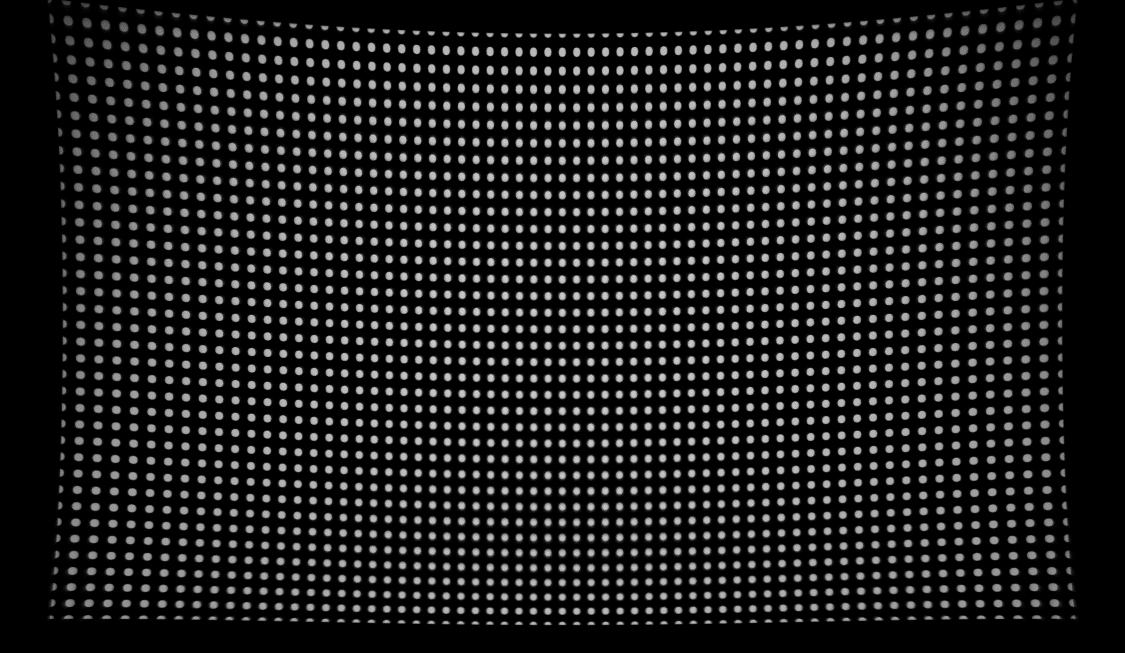
#> input picture Freeform_Image_65x37.png, 2250 x 1305 px, found by its file name (shown at 1/2 size)
$ python distortion_analysis.py
#> lines starting #> are read from the running program, lines starting #| are printed output that depends on the picture; after the words box and inside, x2 and y2 are one past the last pixel; in counts of white or black regions, pixels touching at a corner belong together
#%%

import cv2
import matplotlib.pyplot as plt
import numpy as np
import time

class Coords:
    def __init__(self, coords):
        self.coords = coords
        self.orig_coords = coords
        return

    # [23 lines left out: functions normalize, get_dim, not called in this run]

    def get_pt_dist(self, pt):
        pt_vect = np.tile(pt, (len(self.coords), 1))
        center_dist = np.sqrt(np.power((self.coords[:, 0] - pt_vect[:, 0]), 2) + np.power((self.coords[:, 1] - pt_vect[:, 1]), 2))
        return center_dist

    def get_centroid(self):
        return np.array([np.average(self.coords[:, 0]), np.average(self.coords[:, 1])])

    def shift_coords(self, shift):
        self.coords = self.coords + shift
        return

    # [7 lines left out: function get_neighbors, not called in this run]

    def scale_coords(self, scale):
        self.coords = self.coords * scale
        return

    def restore_coords(self):
        self.coords = self.orig_coords
        return

class Grid(Coords):
    def __init__(self, coords, grid_dim):
        if (grid_dim[0] * grid_dim[1]) != len(coords):
            raise Exception(f"Invalid grid dimension! (grid_dim={grid_dim}, coords length={len(coords)})")
        super().__init__(coords)
        self.grid_dim = grid_dim
        self.sorted = False
        self.center_ind = None

    def get_next_pt(self, pt, dist_angle, max_ratio):
        # pt_vect = np.tile(pt, (len(self.coords), 1))
        # coords_dist = np.sqrt(np.power((self.coords[:, 0] - pt_vect[:, 0]), 2) + np.power((self.coords[:, 1] - pt_vect[:, 1]), 2))
        coords_dist = self.get_pt_dist(pt)
        neighbors = self.coords[np.argwhere((coords_dist > 0) & (coords_dist < coords_dist[coords_dist.nonzero()].min() * 1.5))]
        neighbors = neighbors.squeeze()
        pt_vect = np.tile(pt, (len(neighbors), 1))
        neighbors_theta = abs(np.arctan2((neighbors - pt_vect)[:, 1], (neighbors - pt_vect)[:, 0]))
        next_pt = np.atleast_2d(neighbors[neighbors_theta.argsort()])[0]

        if neighbors_theta.min() > np.rad2deg(dist_angle):
            return None

        return next_pt

    def sort(self, dist_angle, max_ratio):
        left_col = self.coords[self.coords[:, 0].argsort()[0:self.grid_dim[1]]]
        left_col = left_col[(left_col[:, 1]).argsort()]
        sorted_coords = np.zeros_like(self.coords)
        ind = 0
        for p in left_col:
            next_pt = p
            for i in range(self.grid_dim[0]):
                sorted_coords[ind] = next_pt
                next_pt = self.get_next_pt(next_pt, dist_angle, max_ratio)
                ind += 1
        self.coords = sorted_coords
        self.orig_coords = sorted_coords
        self.sorted = True

        if self.grid_dim[0] % 2 == 0:
            center_ind_x = np.array([self.grid_dim[0] / 2 - 1, self.grid_dim[0] / 2]).astype('uint')
        else:
            center_ind_x = np.array([int(self.grid_dim[0] / 2)])
        if self.grid_dim[1] % 2 == 0:
            center_ind_y = np.array([self.grid_dim[1] / 2 - 1, self.grid_dim[1] / 2]).astype('uint')
        else:
            center_ind_y = np.array([int(self.grid_dim[1] / 2)])
        center_ind_xx, center_ind_yy = np.meshgrid(center_ind_x, center_ind_y)

        self.center_ind = (center_ind_yy * self.grid_dim[0] + center_ind_xx).flatten()
        self.left_ind = (center_ind_yy * self.grid_dim[0]).flatten()
        self.right_ind = (center_ind_yy * self.grid_dim[0] + (self.grid_dim[0] - 1)).flatten()
        self.top_ind = center_ind_xx.flatten()
        self.bottom_ind = ((self.grid_dim[1] - 1) * self.grid_dim[0] + center_ind_xx).flatten()

        return

    # [18 lines left out: functions get_center_dim, center_grid, not called in this run]

    def copy(self):
        return Grid(self.coords, self.grid_dim)

def get_grid_coords(thresh):
    _, labels, stat, centroids = cv2.connectedComponentsWithStats(thresh, connectivity=8)
    labels[labels > 0] = 255
    labels_out = np.stack((np.zeros_like(labels), labels, thresh), -1)
    print(f'{len(centroids)} connected components extracted from the image')
    return centroids, labels_out

def grid_generator(grid_dim, chart_res, marker_size, padding):
#> called with grid_dim = (65, 37), chart_res = (2560, 1440), marker_size = 10, padding = (0, 0)
    chart_res = np.array(chart_res).astype('uint')
    grid_dim = np.array(grid_dim).astype('uint')
    padding = np.array(padding).astype('uint')
    grid_x = np.linspace(0 + padding[0], chart_res[0] - padding[0], grid_dim[0])
    grid_y = np.linspace(0 + padding[1], chart_res[1] - padding[1], grid_dim[1])
    grid_xx, grid_yy = np.meshgrid(grid_x, grid_y)
    grid_pitch = (chart_res - 2 * padding) / (grid_dim - 1)
    print(f'Grid Dimension: {grid_dim[0]} x {grid_dim[1]}, ', end='')
    print(f'Grid Pitch: {grid_pitch[0]} x {grid_pitch[1]}')
    chart_im = np.zeros((chart_res[1], chart_res[0], 3))
    grid_coords = np.vstack((grid_xx.flatten(), grid_yy.flatten())).transpose().astype('int')

    for i in range(len(grid_coords)):
        cv2.circle(chart_im, (grid_coords[i, 0], grid_coords[i, 1]), marker_size, (255, 255, 255), -1)
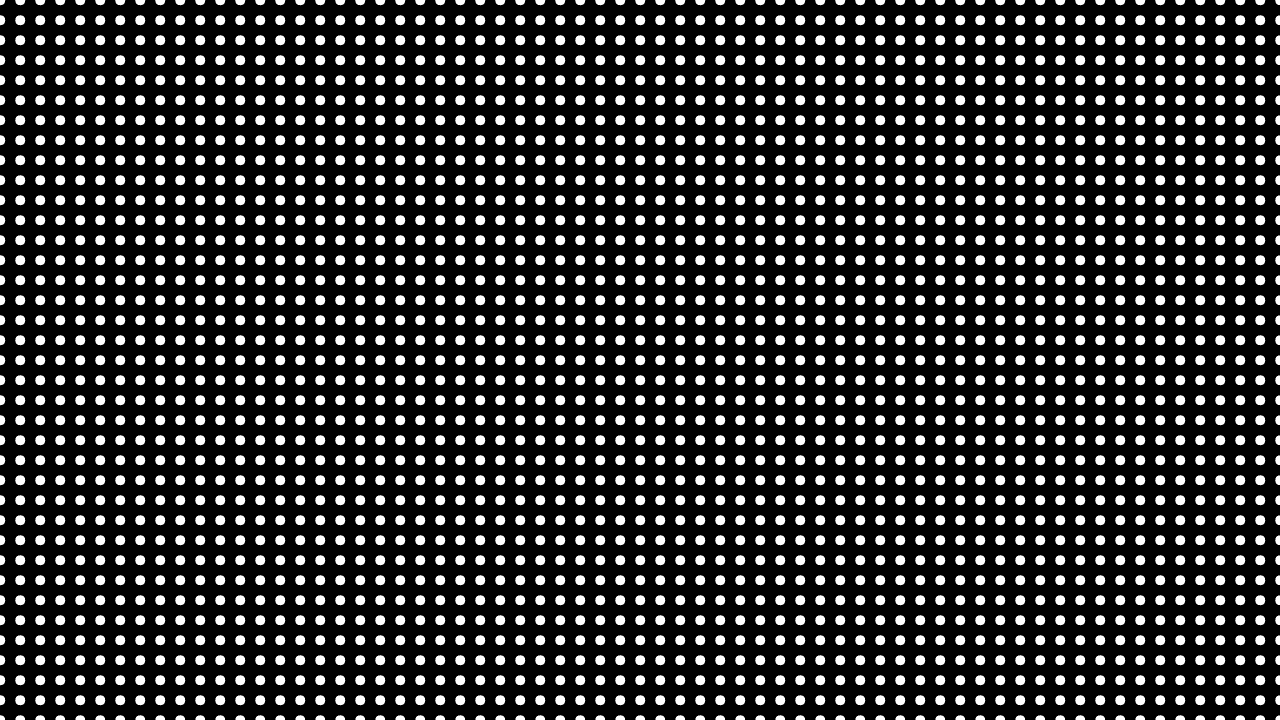
#> chart_im: shape (1440, 2560, 3) float64 (shown at 1/2 size); 19.8% white; 2405 white regions, largest, box (x1, y1, x2, y2) and area: (30, 30, 51, 51) 317, (70, 30, 91, 51) 317, (110, 30, 131, 51) 317

    return Grid(grid_coords, grid_dim), chart_im


# [23 lines left out: functions get_norm_coords, get_nearest_coords, not called in this run]

def get_coords_center(coords):
    nearest_pts = get_nearest_coords(coords)
    return np.array([np.average(nearest_pts[:, 0]), np.average(nearest_pts[:, 1])])

# [58 lines left out: functions draw_coords_index, get_pt_dist, get_coords_dimension, coords_compare, plot_coords_mesh, dist_eval, not called in this run]


input_path = '.\\20211202\\Input\\'
output_path = '.\\20211202\\Output\\'
#%% Test Pattern Generation
timestr = time.strftime("%Y%m%d-%H-%M-%S")
grid_dimension = (65, 37)
chart_resolution = (2560, 1440)
padding = (0, 0)
marker_size = 10

std_grid, chart_im = grid_generator(grid_dimension, chart_resolution, 10, padding)

#%% Extract Grid Coordinate from Image (Distorted Image)

dist_angle = 30
max_ratio = 1.5

filename = 'Freeform_Image_65x37.png'
img = cv2.imread(input_path + filename, cv2.IMREAD_GRAYSCALE)
#> img is the input picture: shape (1305, 2250); min 0, max 255, mean 27.9
# _, thresh = cv2.threshold(img, 0, 255, cv2.THRESH_BINARY | cv2.THRESH_OTSU)
_, thresh = cv2.threshold(img, 25, 255, cv2.THRESH_BINARY)
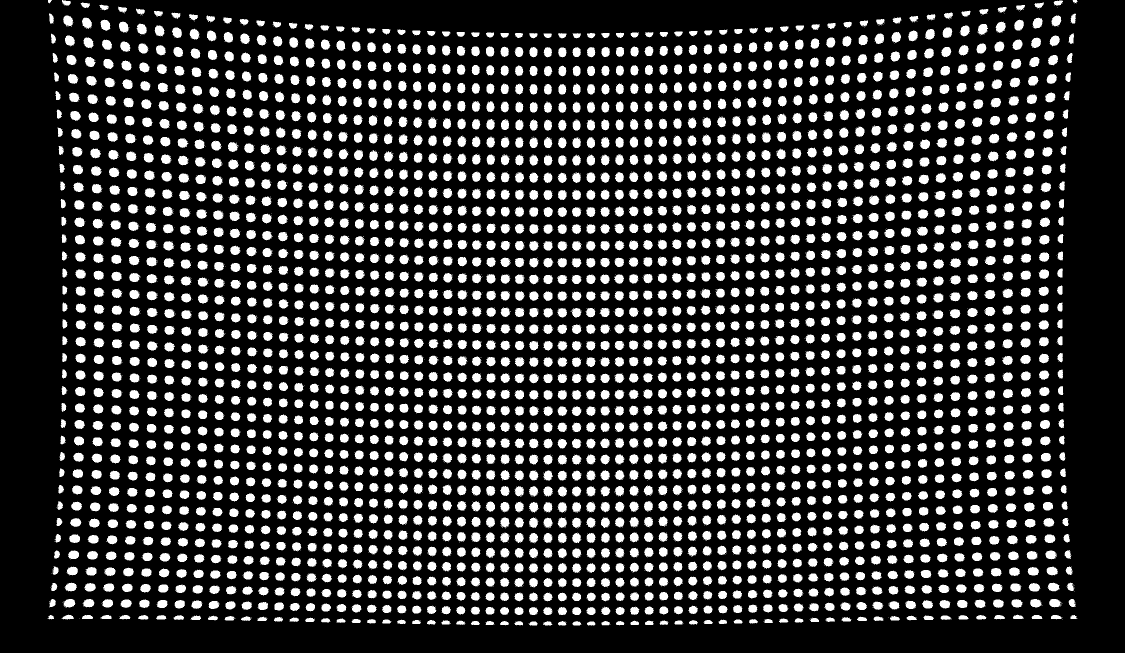
#> thresh: shape (1305, 2250) (shown at 1/2 size); 21.3% white; 3221 white regions (816 under 20 px), largest, box (x1, y1, x2, y2) and area: (201, 39, 221, 62) 331, (2065, 35, 2085, 58) 330, (1991, 43, 2012, 66) 329
thresh = cv2.medianBlur(thresh, 5)
#> thresh: shape (1305, 2250); 20.6% white; 2405 white regions, largest, box (x1, y1, x2, y2) and area: (127, 31, 146, 52) 321, (238, 44, 257, 65) 321, (1992, 44, 2011, 65) 321

dist_coords, labeled_im = get_grid_coords(thresh)
#> in get_grid_coords, `_, labels, stat, centroids = cv2.connectedComponentsWithStats(thresh, ..`:
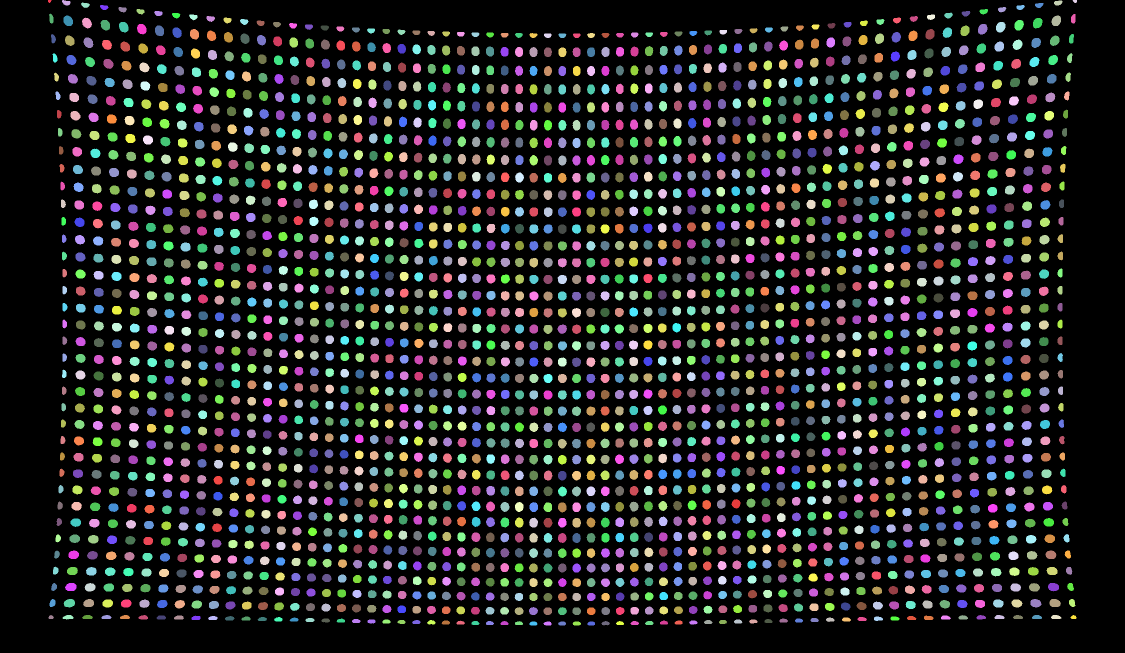
#> labels: shape (1305, 2250) int32 (shown at 1/2 size); 2406 distinct labels, from 0 to 2405; one colour per label, 0 black
#> in get_grid_coords, `_, labels, stat, centroids = cv2.connectedComponentsWithStats(thresh, ..`: stat = 2406 rows, first 6: [0, 0, 2250, 1305, 2331004], [96, 0, 7, 6, 32], [124, 0, 17, 11, 133], [2108, 1, 17, 10, 133], [2145, 0, 9, 6, 41], [162, 5, 18, 11, 132]; centroids = 2406 pairs, first value 98.72 to 2149.7, second value 1.97 to 1246.7
#> in get_grid_coords, `labels_out = np.stack((np.zeros_like(labels), labels, thresh), -1)`:
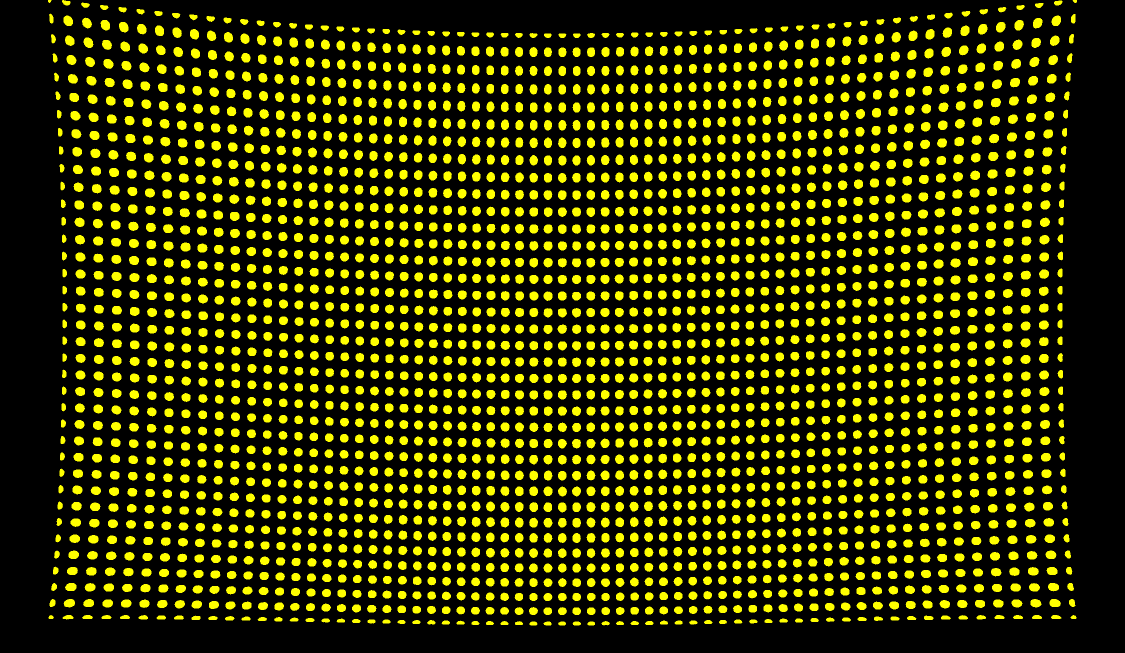
#> labels_out: shape (1305, 2250, 3) int32 (shown at 1/2 size); mean of channels 0, 1, 2 0, 52.6, 52.6; drawn as B, G, R
#| 2406 connected components extracted from the image
#> dist_coords has the same summary as centroids in get_grid_coords
dist_grid = Grid(dist_coords[1:, :], grid_dimension)
dist_grid.sort(dist_angle, max_ratio)
#> in sort, `left_col = self.coords[self.coords[:, 0].argsort()[0:self.grid_dim[1]]]`: left_col = 37 pairs, first value 98.72 to 128.9, second value 1.97 to 1234.1
#> the loop in sort, `for p in left_col:` made 37 passes
#> p on passes 4 to 15: [109.5, 115.7], [112.4, 153.9], [115.3, 191.1], [117.7, 228], [119.6, 264.2], [121.6, 300.5], [123.3, 335.9], [124.5, 371.8], [125.8, 407.2], [126.7, 442.2], [127.5, 477.1], [127.9, 511.6]
#> p on pass 1: [98.72, 1.97]

# img = draw_coords_index(dist_grid.coords, (2560, 1440), 0.8)
# cv2.imwrite(output_path + 'dist_norm_sorted.png', img)


#%% Extract Grid Coordinate from Image (Corrected Image 1)

dist_angle = 30
max_ratio = 1.5

filename = 'Freeform_Image_65x37_Corrected_OD.png'
img = cv2.imread(input_path + filename, cv2.IMREAD_GRAYSCALE)
# _, thresh = cv2.threshold(img, 0, 255, cv2.THRESH_BINARY | cv2.THRESH_OTSU)
_, thresh = cv2.threshold(img, 25, 255, cv2.THRESH_BINARY)
#> (the run stopped early here; a loop or call above may not have finished)
